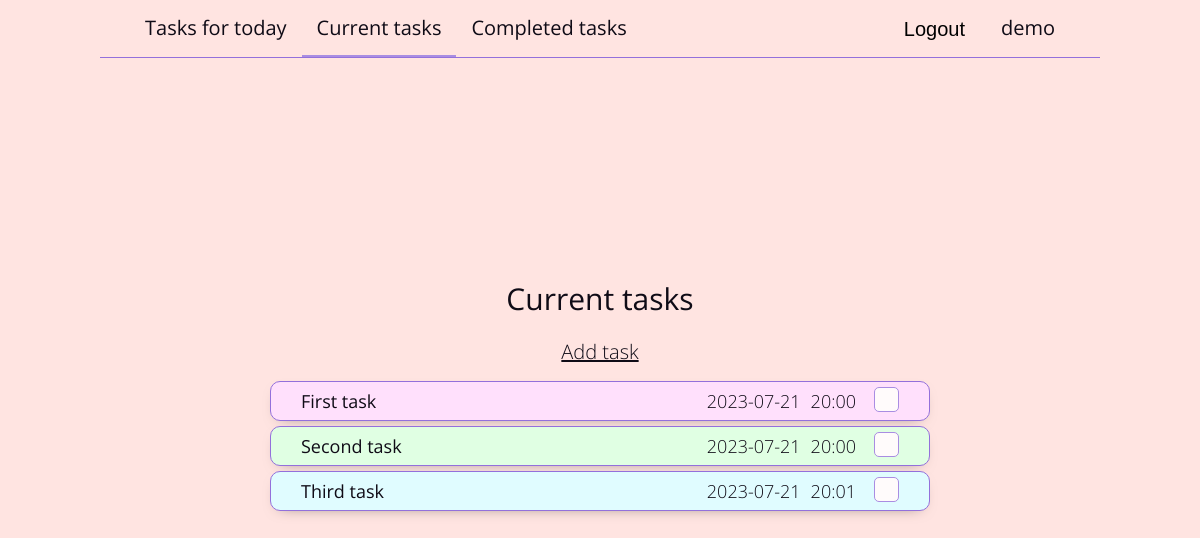
The page /current-tasks/ (signed in) on the database as committed earlier.
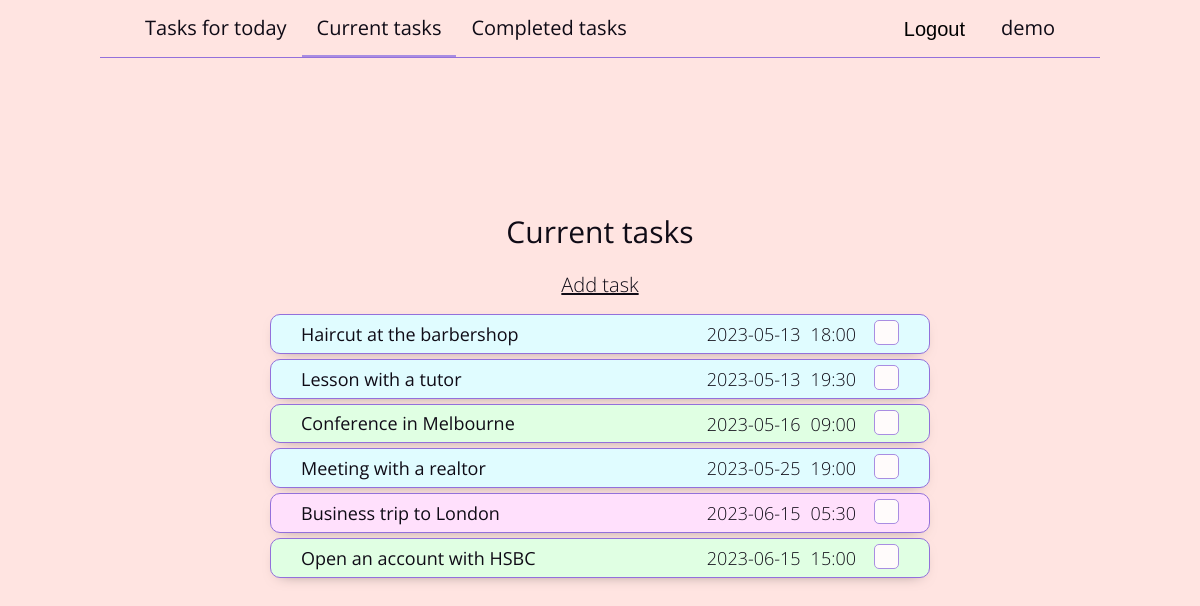
The same page on the database as committed later.
### tables this page shows
CREATE TABLE tasks (
    id INTEGER NOT NULL PRIMARY KEY AUTOINCREMENT,
    user_id INTEGER NOT NULL,
    title VARCHAR(50) NOT NULL,
    description TEXT NOT NULL DEFAULT "",
    date_of_completion DATA,
    time_of_completion TIME,
    priority INTEGER NOT NULL DEFAULT 1,
    execution_status BOOL NOT NULL DEFAULT False,
    FOREIGN KEY (user_id) REFERENCES users(id)
        ON DELETE CASCADE
        ON UPDATE CASCADE
);

### to_do.py (the view, shortened to what this page needs)
@app.route("/current-tasks/", methods=["GET", "POST"])
@login_required
def current_tasks_to_do():
    page_name = "current-tasks"
    main_title = "Current tasks"
    user_id = current_user.get_id()
    tasks = g.connection_to_db.get_tasks_for_user(
        user_id,
        filters=f"execution_status = False",
        order_by=f"date_of_completion, time_of_completion, priority DESC, title"
    )
    return render_template("to_do/tasks_to_do.html",
        page_title=page_title,
        page_name=page_name,
        main_title=main_title,
        tasks=tasks
    )

### superstructures.py (called while the page is built)
    def get_first_record(self, table, **kwargs):
        list_of_values_for_columns = [f'{column} = {repr(value)}' for column, value in kwargs.items()]
        values_for_where = " AND ".join(list_of_values_for_columns)
        select_query = f"SELECT * FROM {table} " \
        f"{'WHERE ' if values_for_where else ''}{values_for_where} " \
        f"LIMIT 1;"
        searched_record = self._cursor.execute(select_query).fetchone()
        return searched_record

    def get_tasks_for_user(self, user_id, filters=None, order_by=None):
        select_query = f"SELECT * FROM tasks " \
        f"WHERE user_id = {user_id}{f' AND {filters}' if filters is not None else ''}" \
        f"{f' ORDER BY {order_by}' if order_by is not None else ''};"
        tasks_for_user = self._cursor.execute(select_query).fetchall()
        return tasks_for_user

    def close(self):
        self._connection.close()

    def get_id(self):
        return str(self._user["id"])

    @property
    def username(self):
        return str(self._user["username"])

### to_do.py (called while the page is built)
@login_manager.user_loader
def user_loading(user_id):
    connection_to_db_via_g()
    return UserLogin(user_id, g.connection_to_db)

### templates/to_do/tasks_to_do.html (shortened to what this page needs)
{% extends "index.html" %}
{% block application %}
<article class="to_do tasks">
    <h1>{{ main_title }}</h1>
    {% if main_title != "Completed tasks" %}
    <a href="{{ url_for('create_task_to_do', calling_page=page_name) }}">Add task</a>
    {% endif %}
    <ul>
        {% for task in tasks %}
        <li class="priority_{{ task.priority }} status_{{ task.execution_status }}">
            <a href="{{ url_for('change_task_to_do', calling_page=page_name, task_id=task.id) }}">
                <h2 title="{{ task.description }}">{{ task.title }}</h2>
                <ul>
                    <li>{{ task.date_of_completion }}</li>
                    <li>{{ task.time_of_completion }}</li>
                </ul>
            </a>
            <form method="post">
                {% if task.execution_status %}
                <button type="submit" name="execution_status" value="0">✓</button>
                {% else %}
                <button type="submit" name="execution_status" value="1"></button>
                {% endif %}
            </form>
        </li>
        {% endfor %}
    </ul>
</article>
{% endblock %}

Rows that differ between the two databases and show on the page:
removed tasks: title "First task", date_of_completion "2023-07-21", time_of_completion "20:00", execution_status False (drawn), priority 3 (drawn)
removed tasks: title "Second task", date_of_completion "2023-07-21", time_of_completion "20:00", execution_status False (drawn), priority 2 (drawn)
removed tasks: title "Third task", date_of_completion "2023-07-21", time_of_completion "20:01", execution_status False (drawn)
added tasks: title "Haircut at the barbershop", date_of_completion "2023-05-13", time_of_completion "18:00", execution_status False (drawn)
added tasks: title "Lesson with a tutor", date_of_completion "2023-05-13", time_of_completion "19:30", execution_status False (drawn)
added tasks: title "Conference in Melbourne", date_of_completion "2023-05-16", time_of_completion "09:00", execution_status False (drawn), priority 2 (drawn)
added tasks: title "Meeting with a realtor", date_of_completion "2023-05-25", time_of_completion "19:00", execution_status False (drawn)
added tasks: title "Business trip to London", date_of_completion "2023-06-15", time_of_completion "05:30", execution_status False (drawn), priority 3 (drawn)
added tasks: title "Open an account with HSBC", date_of_completion "2023-06-15", time_of_completion "15:00", execution_status False (drawn), priority 2 (drawn)
